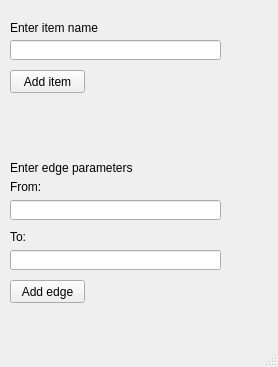
<?xml version="1.0" encoding="UTF-8"?>
<ui version="4.0">
 <class>WindowAdd</class>
 <widget class="QMainWindow" name="WindowAdd">
  <property name="geometry">
   <rect>
    <x>0</x>
    <y>0</y>
    <width>278</width>
    <height>367</height>
   </rect>
  </property>
  <property name="windowTitle">
   <string>MainWindow</string>
  </property>
  <widget class="QWidget" name="centralwidget">
   <widget class="QLabel" name="label">
    <property name="geometry">
     <rect>
      <x>10</x>
      <y>20</y>
      <width>141</width>
      <height>16</height>
     </rect>
    </property>
    <property name="text">
     <string>Enter item name</string>
    </property>
   </widget>
   <widget class="QLineEdit" name="VertexEdit">
    <property name="geometry">
     <rect>
      <x>10</x>
      <y>40</y>
      <width>211</width>
      <height>20</height>
     </rect>
    </property>
   </widget>
   <widget class="QPushButton" name="AddVertexBut">
    <property name="geometry">
     <rect>
      <x>10</x>
      <y>70</y>
      <width>75</width>
      <height>23</height>
     </rect>
    </property>
    <property name="text">
     <string>Add item</string>
    </property>
   </widget>
   <widget class="QLabel" name="label_2">
    <property name="geometry">
     <rect>
      <x>10</x>
      <y>160</y>
      <width>141</width>
      <height>16</height>
     </rect>
    </property>
    <property name="text">
     <string>Enter edge parameters</string>
    </property>
   </widget>
   <widget class="QLabel" name="label_3">
    <property name="geometry">
     <rect>
      <x>10</x>
      <y>180</y>
      <width>47</width>
      <height>13</height>
     </rect>
    </property>
    <property name="text">
     <string>From:</string>
    </property>
   </widget>
   <widget class="QLabel" name="label_4">
    <property name="geometry">
     <rect>
      <x>10</x>
      <y>230</y>
      <width>47</width>
      <height>13</height>
     </rect>
    </property>
    <property name="text">
     <string>To:</string>
    </property>
   </widget>
   <widget class="QLineEdit" name="FromEdit">
    <property name="geometry">
     <rect>
      <x>10</x>
      <y>200</y>
      <width>211</width>
      <height>20</height>
     </rect>
    </property>
   </widget>
   <widget class="QLineEdit" name="ToEdit">
    <property name="geometry">
     <rect>
      <x>10</x>
      <y>250</y>
      <width>211</width>
      <height>20</height>
     </rect>
    </property>
   </widget>
   <widget class="QPushButton" name="pushButton">
    <property name="geometry">
     <rect>
      <x>10</x>
      <y>280</y>
      <width>75</width>
      <height>23</height>
     </rect>
    </property>
    <property name="text">
     <string>Add edge</string>
    </property>
   </widget>
  </widget>
  <widget class="QMenuBar" name="menubar">
   <property name="geometry">
    <rect>
     <x>0</x>
     <y>0</y>
     <width>278</width>
     <height>21</height>
    </rect>
   </property>
  </widget>
  <widget class="QStatusBar" name="statusbar"/>
 </widget>
 <resources/>
 <connections/>
</ui>
